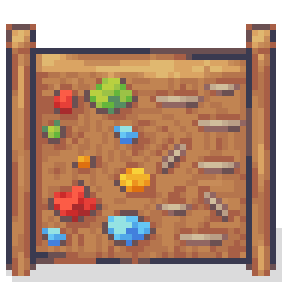
#> input picture artifacts/hoop_test_90_92_c21_23.png, 96 x 96 px, found by its file name (shown 3 times larger)
$ python inspect_crop_details.py
#> lines starting #> are read from the running program, lines starting #| are printed output that depends on the picture; after the words box and inside, x2 and y2 are one past the last pixel; in counts of white or black regions, pixels touching at a corner belong together
from PIL import Image
import numpy as np

def main():
    crops = [
        "artifacts/hoop_test_90_92_c21_23.png",
        "artifacts/hoop_test_90_92_c24_26.png",
        "artifacts/hoop_test_93_95_c21_23.png",
        "artifacts/hoop_test_93_95_c25_27.png"
    ]

    for cpath in crops:
        img = Image.open(cpath)
#> img is the input picture: PIL image 96x96 RGBA; mean R, G, B, A 120, 84.3, 63, 187.6
        arr = np.array(img)
        h, w, c = arr.shape
#> h = 96; w = 96; c = 4
        tile_size = 32

        print(f"\n--- Crop: {cpath} ---")
        for r_offset in range(3):
            row_slice = arr[r_offset*tile_size:(r_offset+1)*tile_size, :, :]
            alpha = row_slice[:, :, 3]
            rgb = row_slice[:, :, :3]

            opaque = np.sum(alpha > 100)
            orange = np.sum((rgb[:, :, 0] > 180) & (rgb[:, :, 1] > 50) & (rgb[:, :, 1] < 150) & (rgb[:, :, 2] < 80) & (alpha > 100))
            white = np.sum((rgb[:, :, 0] > 220) & (rgb[:, :, 1] > 220) & (rgb[:, :, 2] > 220) & (alpha > 100))
            grey = np.sum((rgb[:, :, 0] > 80) & (rgb[:, :, 0] < 180) & (rgb[:, :, 1] > 80) & (rgb[:, :, 1] < 180) & (rgb[:, :, 2] > 80) & (rgb[:, :, 2] < 180) & (alpha > 100))

            print(f"  Row {r_offset} (0-2): opaque={opaque:4d}, orange={orange:3d}, white={white:3d}, grey={grey:3d}")
#> this loop made 3 passes
#> (opaque, orange, grey) on passes 1 to 3: (1600, 252, 12), (2880, 664, 100), (2224, 496, 48)
#|   Row 0 (0-2): opaque=1600, orange=252, white=  0, grey= 12
#|   Row 1 (0-2): opaque=2880, orange=664, white=  0, grey=100
#|   Row 2 (0-2): opaque=2224, orange=496, white=  0, grey= 48
#> pass 1, in main, `row_slice = arr[r_offset*tile_size:(r_offset+1)*tile_size, :, :]`:
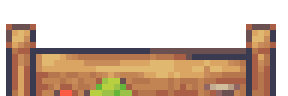
#> row_slice: shape (32, 96, 4) (shown 3 times larger); mean R, G, B, A 85.4, 62.5, 44.1, 132.8; transparent parts drawn white
#> pass 1, in main, `alpha = row_slice[:, :, 3]`:
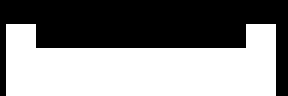
#> alpha: shape (32, 96) (shown 3 times larger); 52.1% white; 1 black region, box (x1, y1, x2, y2) and area: (0, 0, 96, 32) 1472
#> pass 1, in main, `rgb = row_slice[:, :, :3]`:
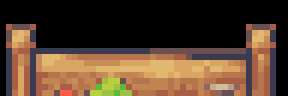
#> rgb: shape (32, 96, 3) (shown 3 times larger); mean R, G, B 85.4, 62.5, 44.1
#> pass 2, in main, `row_slice = arr[r_offset*tile_size:(r_offset+1)*tile_size, :, :]`:
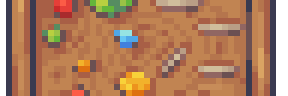
#> row_slice: shape (32, 96, 4) (shown 3 times larger); mean R, G, B, A 157.8, 108.7, 76.2, 239.1; transparent parts drawn white
#> pass 2 of the loop in main, `for cpath in crops:`:
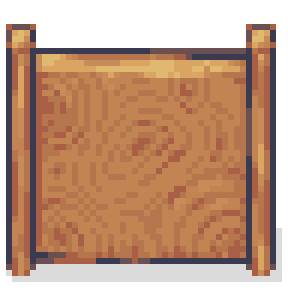
#> input picture artifacts/hoop_test_90_92_c24_26.png, 96 x 96 px, found by its file name (shown 3 times larger)
#> in main, img is the input picture: PIL image 96x96 RGBA; mean R, G, B, A 125.2, 85.3, 60.2, 187.6
#> the loop in main, `for r_offset in range(3):` made 3 passes
#> (opaque, orange) on passes 1 to 3: (1600, 280), (2880, 840), (2224, 660)
#> (printed output is left out)
#> pass 1, in main, `rgb = row_slice[:, :, :3]`:
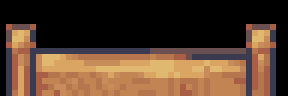
#> rgb: shape (32, 96, 3) (shown 3 times larger); mean R, G, B 87, 62.1, 44.2
#> pass 2, in main, `alpha = row_slice[:, :, 3]`:
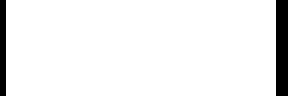
#> alpha: shape (32, 96) (shown 3 times larger); 93.8% white; 2 black regions, box (x1, y1, x2, y2) and area: (92, 0, 96, 32) 128, (0, 0, 2, 32) 64
#> pass 3 of the loop in main, `for cpath in crops:`:
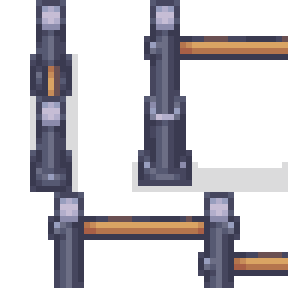
#> input picture artifacts/hoop_test_93_95_c21_23.png, 96 x 96 px, found by its file name (shown 3 times larger)
#> in main, img is the input picture: PIL image 96x96 RGBA; mean R, G, B, A 33.6, 30.9, 35.7, 84.9
#> the loop in main, `for r_offset in range(3):` made 3 passes
#> (opaque, orange, grey) on passes 1 to 3: (1000, 72, 204), (844, 0, 296), (1152, 104, 240)
#> (printed output is left out)
#> pass 1, in main, `rgb = row_slice[:, :, :3]`:
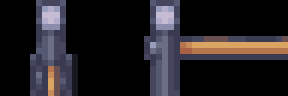
#> rgb: shape (32, 96, 3) (shown 3 times larger); mean R, G, B 33.9, 30.4, 34
#> pass 2, in main, `row_slice = arr[r_offset*tile_size:(r_offset+1)*tile_size, :, :]`:
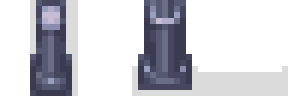
#> row_slice: shape (32, 96, 4) (shown 3 times larger); mean R, G, B, A 26.6, 26.8, 34.6, 75.8; transparent parts drawn white
#> the loop made 4 passes; the first 3 are shown

if __name__ == "__main__":
    main()
